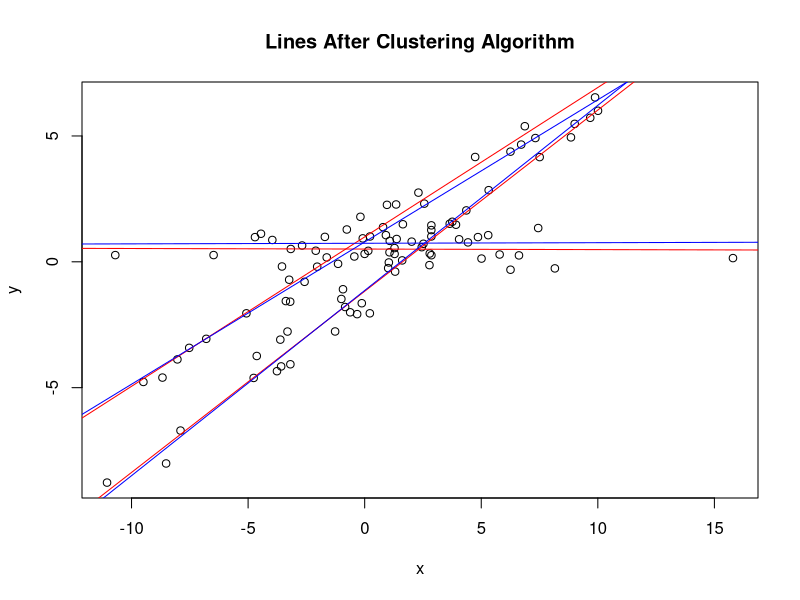
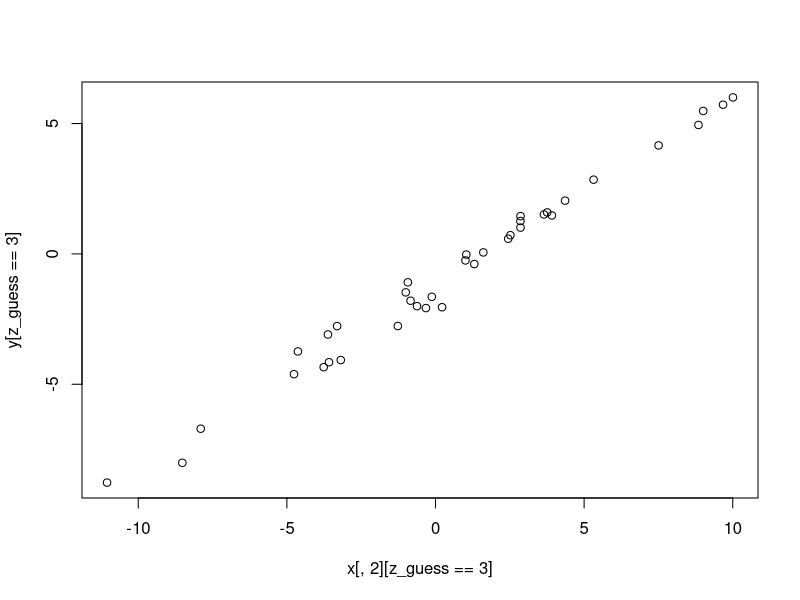
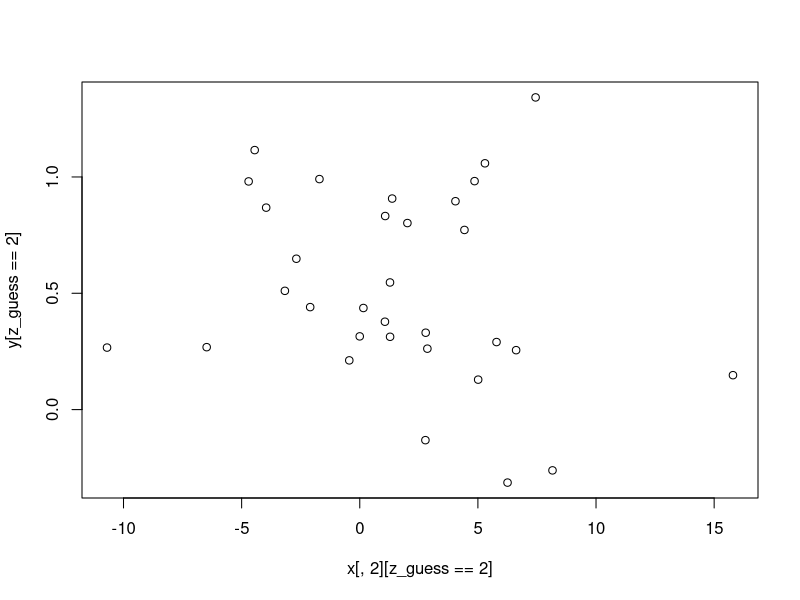
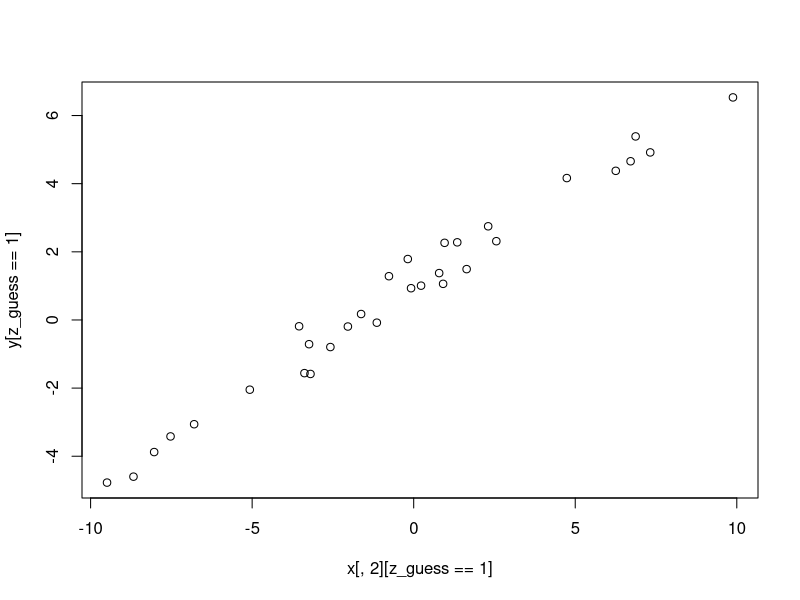

These charts were generated, in order, by the following R code:
#distance from a point to a line. This is a 2d case, but it can be generalized to n-dimensions
dist_2d = function(a,b,x0,y0){
  #a and b are parameters for a line. x0 and y0 are coordinates of a point
  #minimize (x-x0)^2+(a*x+b-y0)^2
  #derivative = 2*(x-x0)+2*a*(a*x+b-y0) = 0
  #2x+2a^2*x = 2*x0-2ab+2a*y0
  x = (x0-a*b+a*y0)/(1+a^2)
  y = a*x+b
  return(sqrt((x-x0)^2+(y-y0)^2))
}
#Generalized Distance function
dist = function(B,r0){
  #B is the parameter vector for the linear regression
  #r0 is the point formatted (y,x1,x2,x3,x4,...)
  #vector normal to the regression plane
  n = c(1,-B[2:length(B)])
  return(abs(B[1]-n%*%r0)/sqrt(n%*%n))
}


#Generate data
n = 100#data points
z = 3 #number of classes
#Each column contains the parameters for a model associated with a single class
true_B = replicate(z,rnorm(2))
x = cbind(1,rnorm(n)*5)
z_sample = sample(1:z,n,replace = T)
y = replicate(n,1)
for (i in 1:n) {
  y[i]=x[i,]%*%true_B[,z_sample[i]]+rnorm(1,sd=.5)
}


#find initial guesses
initial_B = replicate(z,rnorm(2))
dist_all = 1:z
z_guess = 1:n

#Plot random guesses
#plot(x[,2],y,xlab = 'x',main='Data with random estimates')
#for(i in 1:z){
#  abline(a=initial_B[2,i],b=initial_B[1,i])
#}

old_B = initial_B+1
count = 0
while(max(old_B-initial_B)>.05){
  for(j in 1:n){
    for(i in 1:z){
      #find distance from point to each line
      dist_all[i] = dist(initial_B[,i],c(y[j],x[j,2]))
    }
    #Assign point to a line
    z_guess[j]=which.min(dist_all)
  }
  count = count + 1
  old_B=initial_B
  #Find new line based on new data
  for(i in 1:z){
    mod = lm(y[z_guess==i]~x[,2][z_guess==i])
    #Add noise to the estimates based on how well the algorithm is doing 
    #in order to search the space parameter space
    decay_factor = 1.5
    initial_B[,i]=coef(mod)+rnorm(2,sd=(1-summary(mod)$r.squared)/(decay_factor^count))
  }
  if (any(is.na(initial_B))){
    print(q)
  }
}
pick = 1:z
tot = 0
for(i in 1:z){
  difs = 1:z
  for(j in 1:z){
    difs[j] = sum((initial_B[,i]-true_B[,j])^2)
  }
  if (i!=1){
    pick[i] = which(difs==min(difs[-pick[1:(i-1)]]))
  }else{
    pick[i] = which.min(difs)
  }
  tot = tot + difs[pick[i]]
}

#check clustering algorithm
plot(x[,2],y,xlab='x',main='Lines After Clustering Algorithm')
for(i in 1:z){
 abline(a=initial_B[1,i],b=initial_B[2,i],col='red')
}


for(i in 1:z){
 abline(a=true_B[1,i],b=true_B[2,i],col='blue')
}

#plot lines points assigned to a line
plot(x[,2][z_guess==3],y[z_guess==3])
plot(x[,2][z_guess==2],y[z_guess==2])
plot(x[,2][z_guess==1],y[z_guess==1])
